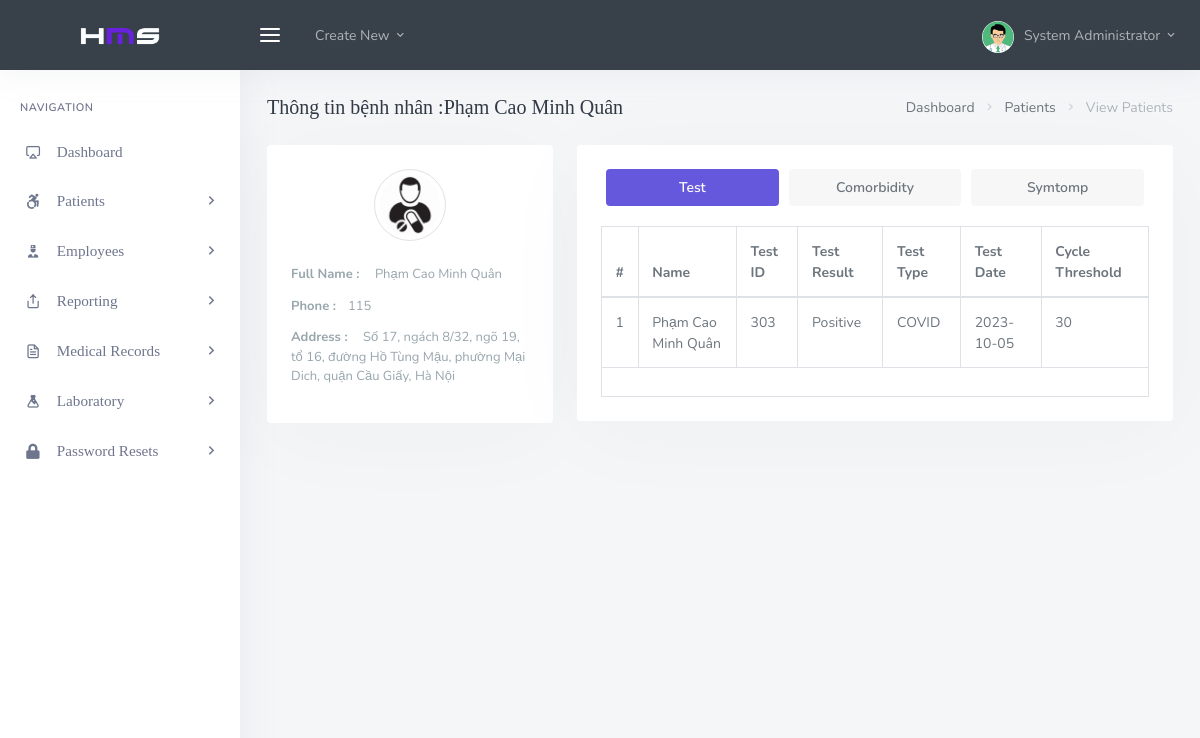
Page /backend/admin/his_admin_view_single_patient.php?Patient_ID=3&Identity_Number=3790143 (signed in) on the earlier database version.
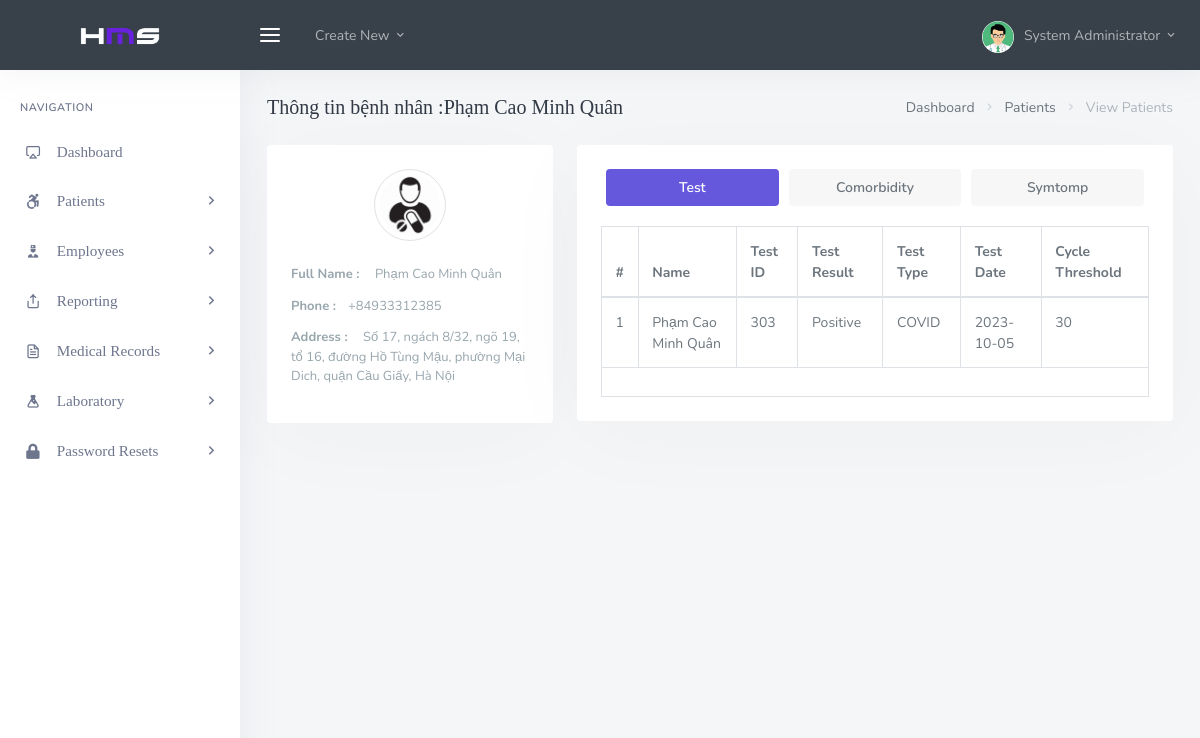
Same page on the later database version.
### tables this page shows
CREATE TABLE `patient` (
  `Patient_ID` int(255) NOT NULL,
  `Gender` varchar(10) NOT NULL,
  `Address` varchar(255) NOT NULL,
  `Full_Name` varchar(255) NOT NULL,
  `Phone` varchar(255) NOT NULL,
  `Identity_Number` int(255) NOT NULL,
  `Current_Condition` varchar(255) NOT NULL,
  `Nurse_ID` int(255) NOT NULL,
  `Staff_ID` int(255) NOT NULL,
  `Room_ID` int(255) NOT NULL
);

### backend/admin/his_admin_view_single_patient.php (the view, shortened to what the changed rows need)
<?php
  include('assets/inc/config.php');
?>
<!DOCTYPE html>
    <html lang="en">
    <?php include('assets/inc/head.php');?>
    <body>
        <div id="wrapper">
            <?php
                $Patient_ID=$_GET['Patient_ID'];
                $ret="SELECT  * FROM patient WHERE Patient_ID=?";
                $stmt= $mysqli->prepare($ret) ;
                $stmt->bind_param('i',$Patient_ID);
                $stmt->execute() ;
                $res=$stmt->get_result();
                while($row=$res->fetch_object())
            {
            ?>
            <div class="content-page">
                <div class="content">
                    <div class="container-fluid">
                        <div class="row">
                            <div class="col-12">
                                <div class="page-title-box">
                                    <div class="page-title-right">
                                        <ol class="breadcrumb m-0">
                                            <li class="breadcrumb-item"><a href="javascript: void(0);">Dashboard</a></li>
                                            <li class="breadcrumb-item"><a href="javascript: void(0);">Patients</a></li>
                                            <li class="breadcrumb-item active">View Patients</li>
                                        </ol>
                                    </div>
                                    <h4 class="page-title">Thông tin bệnh nhân :<?php echo $row->Full_Name;?></h4>
                                </div>
                            </div>
                        </div>
                        <div class="row">
                            <div class="col-lg-4 col-xl-4">
                                <div class="card-box text-center">
                                    <img src="assets/images/users/patient.png" class="rounded-circle avatar-lg img-thumbnail"
                                        alt="profile-image">
                                    <div class="text-left mt-3">
                                        <p class="text-muted mb-2 font-13"><strong>Full Name :</strong> <span class="ml-2"><?php echo $row->Full_Name;?> </span></p>
                                        <p class="text-muted mb-2 font-13"><strong>Phone :</strong><span class="ml-2"><?php echo $row->Phone;?></span></p>
                                        <p class="text-muted mb-2 font-13"><strong>Address :</strong> <span class="ml-2"><?php echo $row->Address;?></span></p>
                                    </div>
                                </div>
                            </div>
                            <?php }?>
                            <div class="col-lg-8 col-xl-8">
                                    <div class="card-box">
                                        <div class="tab-content">
                                            <div class="tab-pane show active" id="aboutme">
                                                <table id="demo-foo-filtering" class="table table-bordered toggle-circle mb-0" data-page-size="7">
                                                <thead>
                                                    <tr>
                                                        <th>#</th>
                                                        <th data-hide="phone">Name</th>
                                                        <th data-toggle="true">Test ID</th>
                                                        <th data-hide="phone">Test Result</th>
                                                        <th data-hide="phone">Test Type</th>
                                                        <th data-hide="phone">Test Date</th>
                                                        <th data-hide="phone">Cycle Threshold</th>
                                                    </tr>
                                                </thead>
                                                </table>
                                            </div>
                                        </div>
                                    </div>
                                </div>
                        </div>
                    </div>
                </div>
            </div>
        </div>
    </body>
</html>

Differences in the rows shown:
changed patient "Phạm Cao Minh Quân": Phone "115" → "+84933312385"
